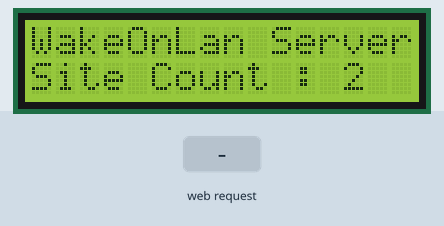
This sketch was run on a simulated Teensy 4. On the bench: 16×2 character LCD. The inputs (shaded band) are chosen by the test bench. WiFi joins after 1.5 s; servers stay silent unless stated; network time is answered at once with the bench clock; the local clock reads 2024-03-15 10:24:30 at power-on unless the sketch sets it; what the sketch prints to the serial monitor is not drawn.

Above: at 0.1 s.
1.8 s: HTTP request GET /WOL= received
At 4.0 s:
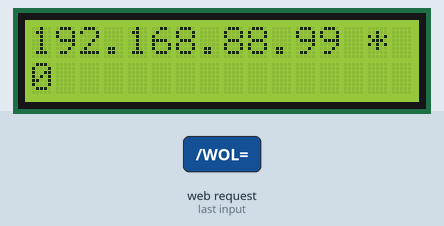
At 4.6 s:
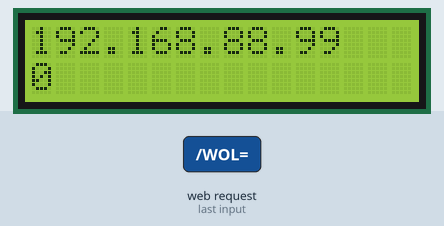
Timing chart, 0 to 6.1 s (numbered marks = the images above; inputs shaded):
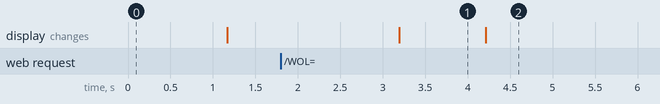

The sketch:

WakeUpServer.ino
```cpp
/*
    WakeUpServer: 定時/遠端喚醒電腦

    by ghostyguo@gmail.com,  2027/07/26
*/
#include <string.h>
#include "NetDef.h"
#include "WebServer.h"
#include "LocalTime.h"
#include "WakeOnLan.h"
#include "WakeupServer.h"
#include "LcdManager.h"
#include "MemoryFree.h"
#include "RTOS.h"
#include <avr/pgmspace.h> // Needed for strcpy_P and PROGMEM macros

#define DEBUG_LEVEL 1

int NumberOfSite;
Computer SiteInfo[] = {
    //{      "J1900", {0x40,0x16,0x7E,0x2A,0x4E,0xFC}, {21, 30}},
    {"MoneyStudio", {0x7C,0x10,0xC9,0xBA,0xA8,0x75}, { {false, true,  true,  true,  true,  true,  false} ,7, 30}, false},
    {    "Sabre15", {0x80,0xFA,0x5B,0x58,0xFF,0xC9}, { {false, false, false, false, false, false, false} ,7, 30}, false}
};

// forward definition required
void WebServerTask();
void LocalTimeTask();
void LcdUpdateTask();
void CheckWakeUpTask();

Task *pWebServerTask;
Task *pLocalTimeTask;
Task *pLcdUpdateTask;
Task *pCheckWakeUpTask;
void (*SoftReset)(void) = 0;

void setup ()
{
    NumberOfSite = sizeof(SiteInfo)/sizeof(Computer); //each contains 6 bytes of MAC address

    Serial.begin(57600); //debug port, init first, as fast as possible
    LCD_Init();    //Display output

    Serial.println(F("--- WakeUp Server ---"));
    Serial.print(F("# of Site: "));
    Serial.println(NumberOfSite);

    LCD_SetSource(LCD_SystemInit);
    LCD_Update();
    //LCD_Delay(3000);

    Net_Init(); //所有網路共用的Init
    WakeOnLan_Init();
    LocalTime_Init();
    WebServer_Init();
    //delay(2000);

    // Add tasks to RTOS
    char taskName[20]; //To save RAM
    strcpy_P(taskName, (PGM_P)F("WebServerTask"));
    pWebServerTask = RTOS.taskManager.addTask(WebServerTask, taskName, 50); //WebServer, 50ms 回應一次
    strcpy_P(taskName, (PGM_P)F("LocalTimeTask"));
    pLocalTimeTask = RTOS.taskManager.addTask(LocalTimeTask, taskName, 1000); //Local Time Sync
    strcpy_P(taskName, (PGM_P)F("LcdUpdateTask"));
    pLcdUpdateTask = RTOS.taskManager.addTask(LcdUpdateTask, taskName, 1000); //Lcd Update
    strcpy_P(taskName, (PGM_P)F("CheckWakeUpTask"));
    pCheckWakeUpTask= RTOS.taskManager.addTask(CheckWakeUpTask, taskName, 1000); //WOL Check
    RTOS.init();
}

void loop()
{
    RTOS.run();
}

void WebServerTask()
{
    WebServer_Loop();
}

void LcdUpdateTask()
{
    LCD_Update(); //先顯示其他人的
    LCD_SetSource(LCD_RTOS);
}

void SelfReset()
{
    LCD_SetSource(LCD_SystemReset);
    LCD_Update();
    LCD_Delay(5000);
    SoftReset();
}
void LocalTimeTask()
{
    //每天凌晨 00:00:00 重新啟動, 避免:
    // 1.millis() overflow
    // 2.網卡當機
    if (LocalTime_GetHour()==0 &&
        LocalTime_GetMinute()==0 &&
        LocalTime_GetSecond()<5)
    {
        SelfReset();
    }
    if (Ethernet.linkStatus() == LinkOFF) //not linked?
    {
        SelfReset();
    }
    if (Ethernet.localIP() == INADDR_NONE) //no IP? something wrong!
    {
        SelfReset();
    }

    LocalTime_Loop();
}

void CheckWakeUpTask()
{
    #if (DEBUG_LEVEL>0)
    Serial.print(F("Time = "));
    Serial.print(LocalTime_GetDateTimeString());
    Serial.print(F(", FreeMem="));
    Serial.println(freeMemory());
    #endif

    int wackupCount = 0;
    for (int i=0; i<NumberOfSite; i++)
    {
        #if (DEBUG_LEVEL>1)
        Serial.print(F(" Check#"));
        Serial.print(i);
        Serial.print(F(" -> ["));
        for (int k=0; k<7; k++) {
            Serial.print(F(" "));
            Serial.print(SiteInfo[i].WakeUp.Day[k]);
        }

        Serial.print(F("] "));
        Serial.print(SiteInfo[i].WakeUp.Hour);
        Serial.print(F(":"));
        Serial.println(SiteInfo[i].WakeUp.Minute);
        #endif

        for (int k=0; k<7; k++)
        {
            if (SiteInfo[i].WakeUp.Day[LocalTime_GetDay()] && //Sunday~Saturday
                LocalTime_GetHour()== SiteInfo[i].WakeUp.Hour &&
                LocalTime_GetMinute()== SiteInfo[i].WakeUp.Minute
               )
            {
                if (!SiteInfo[i].isWakeUping)
                {
                    SiteInfo[i].isWakeUping = true;
                    #if (DEBUG_LEVEL>1)
                    Serial.print(F("***Call WOL "));
                    Serial.println(SiteInfo[i].Name);
                    #endif

                    SendWolPacket(SiteInfo[i].IP);
                    wackupCount++;
                }
                else
                {
                    //已經喚醒過了
                }
                break;
            }
            else
            {
                SiteInfo[i].isWakeUping = false; //不在同一分鐘就清除
            }
        }
    }
    delay(1000);
}
```

LocalTime.cpp
```cpp
/*
    NTPClient v3.2.1: from Arduino Library by Fabrice Weinberg

    source: https://github.com/arduino-libraries/NTPClient

    modified by ghostyguo@gmail.com

*/


#include "NetDef.h"
#include "NTPClient.h"

EthernetUDP ntpUDP;
NTPClient timeClient(ntpUDP);

unsigned long oldMillis;

void LocalTime_Init()
{
  timeClient.begin();
  timeClient.setTimeOffset(8*3600); //UTC+8
  timeClient.setUpdateInterval((unsigned long)60000*10); //In ms, 60000ms in 1 minute, total 10 minutes
  oldMillis = millis();
}

bool LocalTime_IsTimeSet()
{
  return timeClient.isTimeSet();
}

void LocalTime_Loop() {
  if (millis()-oldMillis>1000) {
    timeClient.update();
    oldMillis = millis();
  }
}

int LocalTime_GetDay()
{
  //return (timeClient.getHours()+8)%24; //UTC+8
  int day=timeClient.getDay();
  return (day>=0 && day<7) ? timeClient.getDay() : -1;
}

int LocalTime_GetHour()
{
  //return (timeClient.getHours()+8)%24; //UTC+8
  return timeClient.getHours();
}

int LocalTime_GetMinute()
{
  return timeClient.getMinutes();
}

int LocalTime_GetSecond()
{
  return timeClient.getSeconds();
}

void LocalTime_GetDateString()
{
  /*
  time_t utcCalc = timeClient.getEpochTime();

  Serial.print( year(utcCalc ))
  Serial.print( month(utcCalc )) ;
  Serial.print( day(utcCalc )) ;
  Serial.print( hour(utcCalc )) ;
  Serial.print( minute(utcCalc ) );
  */
}

String LocalTime_GetTimeString()
{
   return timeClient.getFormattedTime();
}


String LocalTime_GetDateTimeString()
{
   return timeClient.getFormattedDateTime();
}
```

LocalTime.h
```cpp
/*
// LocalTime
*/
#if (!defined(LocalTime_h))
#define LocalTime_h

void LocalTime_Init();
void LocalTime_Loop();
int LocalTime_GetDay();
int LocalTime_GetHour();
int LocalTime_GetMinute();
int LocalTime_GetSecond();
void LocalTime_GetDateString();
bool LocalTime_IsTimeSet();
String LocalTime_GetTimeString();
String LocalTime_GetDateTimeString();

#endif //LocalTime
```

MemoryFree.cpp
```cpp
#if (ARDUINO >= 100)
#include <Arduino.h>
#else
#include <WProgram.h>
#endif

extern unsigned int __heap_start;
extern void *__brkval;

/*
 * The free list structure as maintained by the
 * avr-libc memory allocation routines.
 */
struct __freelist {
  size_t sz;
  struct __freelist *nx;
};

/* The head of the free list structure */
extern struct __freelist *__flp;

#include "MemoryFree.h";

/* Calculates the size of the free list */
int freeListSize() {
  struct __freelist* current;
  int total = 0;

  for (current = __flp; current; current = current->nx) {
    total += 2; /* Add two bytes for the memory block's header  */
    total += (int) current->sz;
  }

  return total;
}

int freeMemory() {
  int free_memory;

  if ((int)__brkval == 0) {
    free_memory = ((int)&free_memory) - ((int)&__heap_start);
  } else {
    free_memory = ((int)&free_memory) - ((int)__brkval);
    free_memory += freeListSize();
  }
  return free_memory;
}
```

MemoryFree.h
```cpp
// MemoryFree library based on code posted here:
// http://www.arduino.cc/cgi-bin/yabb2/YaBB.pl?num=1213583720/15
//
// Extended by Matthew Murdoch to include walking of the free list.

#ifndef MEMORY_FREE_H
#define MEMORY_FREE_H

#ifdef __cplusplus
extern "C" {
#endif

  int freeMemory();

#ifdef  __cplusplus
}
#endif

#endif
```

NetDef.cpp
```cpp
#include "NetDef.h"
#include "WakeupServer.h" //import LCD definition
#include "RTOS.h"

byte mac[] = { 0xDE, 0xAD, 0xBE, 0xEF, 0xFE, 0xED };

IPAddress StaticIP(192, 168, 88, 99);
IPAddress BroadcastIP(192, 168, 88, 255);
IPAddress DNS(8, 8, 8, 8);
IPAddress GateWay(192, 168, 88, 1);
IPAddress SubNet(255, 255, 255, 0);

//LCD Buffer
LcdBuffer LcdBuffer_Net;

void Net_Init()
{
  // You can use Ethernet.init(pin) to configure the CS pin
  //Ethernet.init(10);  // Most Arduino shields
  //Ethernet.init(5);   // MKR ETH Shield
  //Ethernet.init(0);   // Teensy 2.0
  //Ethernet.init(20);  // Teensy++ 2.0
  //Ethernet.init(15);  // ESP8266 with Adafruit FeatherWing Ethernet
  //Ethernet.init(33);  // ESP32 with Adafruit FeatherWing Ethernet

  //takeover LCD
  LCD_SetSource(LCD_Net);

  // start Ethernet interface
    Ethernet.begin(mac, StaticIP, DNS, GateWay); //try fixed IP
  if (Ethernet.hardwareStatus() == EthernetNoHardware) {
    Serial.println(F("Ethernet shield was not found."));
    Serial.println(F("*** System Halted!"));
    //使用 LCD Buffer
    strcpy_P(LcdBuffer_Net.Line1,(PGM_P)F("Ether Shield?"));
    strcpy_P(LcdBuffer_Net.Line2,(PGM_P)F("System Halted!"));
    LCD_Update();
    RTOS.shutdown();
  }
  if (Ethernet.linkStatus() == LinkOFF) //not linked
  {
    Serial.println(F("Static IP failed, Try DHCP..."));
    //使用 LCD Buffer
    strcpy_P(LcdBuffer_Net.Line1,(PGM_P)F("Not Linked?"));
    strcpy_P(LcdBuffer_Net.Line2,(PGM_P)F("Try DHCP..."));
    LCD_Update();
    LCD_Delay();
    Ethernet.begin(mac);
  }
  if (Ethernet.linkStatus() == LinkOFF) //not linked?
  {
    Serial.println(F("Cable is not connected?"));
    //使用 LCD Buffer
    strcpy_P(LcdBuffer_Net.Line1,(PGM_P)F("Cable Failed?"));
    strcpy_P(LcdBuffer_Net.Line2,(PGM_P)F("System Halted!"));
    LCD_Update();
    RTOS.shutdown();
  }
}
```

NetDef.h
```cpp
/*
// NetDef: 所有網路共用的定義Init
*/
#if (!defined(NetDef_h))
#define NetDef_h

#include <SPI.h>
#include <Ethernet.h>
#include <EthernetUdp.h>
#include "LcdManager.h"

//typedef byte unsigned char;

const char timeServer[] = "time.nist.gov"; // time.nist.gov NTP server

// Enter a MAC address for your controller below.
// Newer Ethernet shields have a MAC address printed on a sticker on the shield
extern byte mac[];
extern IPAddress StaticIP;
extern IPAddress BroadcastIP;
extern IPAddress DNS;
extern IPAddress GateWay;
extern IPAddress SubNet;

extern LcdBuffer LcdBuffer_Net;  //因為可能會 Halt, 所以不用

void Net_Init();

#endif // NetDef_h
```

RTOS.cpp
```cpp
/*
 *    FILE: RTOS.cpp
 *  AUTHOR: Ghosty Guo
 */
#include <Arduino.h>
#include "RTOS.h"

// extern
PreemptiveOS RTOS;

/*
 * Task Class
 */
Task::Task()
{

}

Task* Task::run()
{
    setState(RUNNING);
    return this;
}

Task* Task::setState(TaskState taskState)
{
    runningState = taskState;
    executionTick = 0;
    elapsedTick = 0;
}

#if defined(EXTRA_SUPPORT)

Task* Task::elapsedShift(long tickShift)
{
    elapsedTick += tickShift;
    return this;
}

Task* Task::suspend()
{
    setState(SUSPEND);
    return this;
}
#endif

// ---------- Debug fohctions --------
#if (DEBUG_LEVEL>0)

void Task::report()
{
    Serial.print(F(" Name='"));
    Serial.print(name);
    Serial.print(F("', Interval="));
    Serial.print(tickInterval);
    Serial.print(F("', Start="));
    Serial.print(startTick);
    Serial.print(F(", Execution="));
    Serial.print(executionTick);
    Serial.print(F(", MaxExecution="));
    Serial.print(maxExecutionTick);
    Serial.print(F(", Elapsed="));
    Serial.print(elapsedTick);
    Serial.print(F(", maxDelayTick="));
    Serial.print(maxDelayTick);
    Serial.print(F(", State="));
    switch (runningState) {
        case 0: Serial.println(F("RUNNING")); break;
        case 1: Serial.println(F("SUSPEND")); break;
        default: Serial.println(F("UNDEFINED")); break;
    }
}
#endif // ---------- Debug fohctions --------

/*
 *  TaskManager Class
 */
TaskManager::TaskManager()
{
}

void TaskManager::init()
{
    lastMillis = millis();
}

void TaskManager::PrepareTask()
{
    long delayTick = taskQueue[activeTaskIndex].elapsedTick - taskQueue[activeTaskIndex].tickInterval;
    if (delayTick > taskQueue[activeTaskIndex].maxDelayTick) {
        taskQueue[activeTaskIndex].maxDelayTick = delayTick; // keep the max record
    }
    taskQueue[activeTaskIndex].startTick=millis();
}

void TaskManager::UpdateTaskStat()
{
    taskQueue[activeTaskIndex].executionTick = millis()-taskQueue[activeTaskIndex].startTick;
    if (taskQueue[activeTaskIndex].executionTick > taskQueue[activeTaskIndex].maxExecutionTick) {
        taskQueue[activeTaskIndex].maxExecutionTick = taskQueue[activeTaskIndex].executionTick; // keep the max record
    }

}

void TaskManager::TaskSwitching(int algorithm)
{
    for (int i=0; i<numberOfTask; i++) {
        if (taskQueue[i].runningState==RUNNING) {
            if (taskQueue[i].elapsedTick >= taskQueue[i].tickInterval) {
                #if (DEBUG_LEVEL>0)
                Serial.print(F("RTOS run task # "));
                Serial.println(i);
                #endif
                activeTaskIndex = i;
                PrepareTask();
                taskQueue[activeTaskIndex].entry();  //call the task entry
                UpdateTaskStat();

                taskQueue[activeTaskIndex].elapsedTick =0;
                //taskQueue[activeTaskIndex].elapsedTick -= taskQueue[activeTaskIndex].tickInterval;

                if (algorithm==PriorityQueue) {
                    break;  // exit for loop to restart the queue
                }
            } else {
                activeTaskIndex = -1;
            }
        }
        else if (taskQueue[i].runningState==SUSPEND) {
            // Suspended Task
        }
    }
}

void TaskManager::run()
{
    unsigned long diffMillis = millis()-lastMillis;
    lastMillis = millis();
    switchCount++;

    for (int i=0; i<numberOfTask; i++) {
        if (taskQueue[i].runningState==RUNNING) {
            taskQueue[i].elapsedTick += diffMillis;
        }
        else if (taskQueue[i].runningState==SUSPEND) {
            // Suspended Task
        }
    }
    TaskSwitching();
}

Task* TaskManager::addTask(void (*taskEntry)(), char *taskName, unsigned int tickInterval, TaskState state, int startDelay)
{
    if (numberOfTask<MaxTaskNumber) {
      taskQueue[numberOfTask].entry = taskEntry;
      taskQueue[numberOfTask].name = taskName;
      taskQueue[numberOfTask].tickInterval = tickInterval;
      taskQueue[numberOfTask].runningState = state;;
      taskQueue[numberOfTask].elapsedTick = startDelay;
      taskQueue[numberOfTask].executionTick = 0;
      numberOfTask++;
    } else {
        // Too Many Tasks
        Serial.print(F("RTOS : Too Many Tasks"));
        RTOS.shutdown();
    }
    return (&taskQueue[numberOfTask-1]); //TaskID
}

// ---------- Debug fohctions --------
#if (DEBUG_LEVEL>0)
void TaskManager::taskListReport()
{
    Serial.print(F("*** TaskListReport : SwitchCount = "));
    Serial.print(switchCount);
    Serial.print(F(", NumberOfTask="));
    Serial.print(numberOfTask);
    Serial.print(F(", ActiveTask#"));
    Serial.println(activeTaskIndex);
    for (int i=0; i<numberOfTask; i++) {
        Serial.print(F("TASK # "));
        Serial.print(i);
        taskQueue[i].report();
    }
}

void TaskManager::activeTaskReport()
{
    if (activeTaskIndex>=0) {
        UpdateTaskStat();
        Serial.print(millis());
        Serial.print(F(": *** TASK : Active Task #"));
        Serial.print(activeTaskIndex);
        Serial.print(F(", Name='"));
        Serial.print(taskQueue[activeTaskIndex].name);
        Serial.print(F("', Start="));
        Serial.print(taskQueue[activeTaskIndex].startTick);
        Serial.print(F(", Execution="));
        Serial.print(taskQueue[activeTaskIndex].executionTick);
        Serial.print(F(", maxExecution="));
        Serial.print(taskQueue[activeTaskIndex].maxExecutionTick);
        Serial.print(F(", maxDelayTick="));
        Serial.print(taskQueue[activeTaskIndex].maxDelayTick);
        if (taskQueue[activeTaskIndex].executionTick <= taskQueue[activeTaskIndex].tickInterval) {
            Serial.println(F(", OK"));
        } else {
            Serial.println(F(", Exhausted"));
        }
    } else {
        Serial.println(F("No Task"));
    }
}
#endif // ---------- Debug fohctions --------

/*
 *  Process Class
 */
 /*
Process::Process()
{

}
*/

/*
 *  Thread Class
 */
/*
Thread::Thread()
{

}
 */

/*
 *  PreemptiveOS Class
 */
PreemptiveOS::PreemptiveOS()
{
}

void PreemptiveOS::init()
{
    taskManager.init();
}

void PreemptiveOS::run()
{
    taskManager.run();
}

void PreemptiveOS::shutdown()
{
    Serial.println(F("\n\n*** RTOS shutdown"));
    while(1) delay(100);
}
```

WakeOnLan.cpp
```cpp
#include "WakeOnLan.h"

unsigned int WolPort = 9; // WoL usually uses port 7 or 9

EthernetUDP WolUdp;

void WakeOnLan_Init() {
  WolUdp.begin(8888); // Local port to listen/send from
}

void SendWolPacket(byte macAddress[]) {
  byte packet[102];

  //  debug info
  Serial.print(F("Send WOL Packet:"));
  for (int i=0; i<6; i++)
  {
     Serial.print(macAddress[i],HEX);
     if (i<5) Serial.print(F(":"));
  }
  Serial.println();

  // Initialize the first 6 bytes with 0xFF
  for (int i = 0; i < 6; i++) {
    packet[i] = 0xFF;
  }

  // Repeat the target MAC address 16 times
  for (int i = 1; i <= 16; i++) {
    for (int j = 0; j < 6; j++) {
      packet[i * 6 + j] = macAddress[j];
    }
  }

  // Send the packet via WolUdp broadcast twice
  WolUdp.beginPacket(BroadcastIP, WolPort);
  WolUdp.write(packet, sizeof(packet));
  WolUdp.endPacket();
  delay(1000);
  WolUdp.beginPacket(BroadcastIP, WolPort);
  WolUdp.write(packet, sizeof(packet));
  WolUdp.endPacket();

  //Serial.println(F("Magic packet sent!"));
}
```

WakeOnLan.h
```cpp
/*
// WakeOnLan
*/
#if (!defined(WakeOnLan_h))
#define WakeOnLan_h

#include "NetDef.h"

void WakeOnLan_Init();
void SendWolPacket(byte macAddress[]);

#endif //WakeOnLan
```

WakeupServer.h
```cpp
/*
   WakeupSercver.h
*/

#if (!defined(WakeupServer_h))
#define WakeupServer_h

struct WakeUpTime {
    bool Day[7]; //Sunday, Monday, ... Saturday
    byte Hour, Minute;
};

struct Computer {
    char Name[16];
    byte IP[6];
    WakeUpTime WakeUp;
    bool isWakeUping; //Flag
};

extern int NumberOfSite;
extern Computer SiteInfo[];


#endif //WakeupServer_h
```

webserver.h
```cpp
#if (!defined(WebServer_h))
#define WebServer_h

#include <stdint.h>
#include "NetDef.h"
#include "LcdManager.h"


extern bool isServerConnected;
extern uint8_t WakeUpID;
extern LcdBuffer LcdBuffer_WebServer;

void WebServer_Init();
void WebServer_Loop();

#endif //WebServer_h
```

Source omitted: RTOS.h (2304 bytes), webserver.cpp (7409 bytes), LcdManager.cpp (4254 bytes), LcdManager.h (617 bytes)

Measured:
- after the input at 1.8 s, the display: changes after 1.4 s (image 1)
- what the display in image 1 shows lasts 1.0 s, from 3.2 s to 4.2 s
